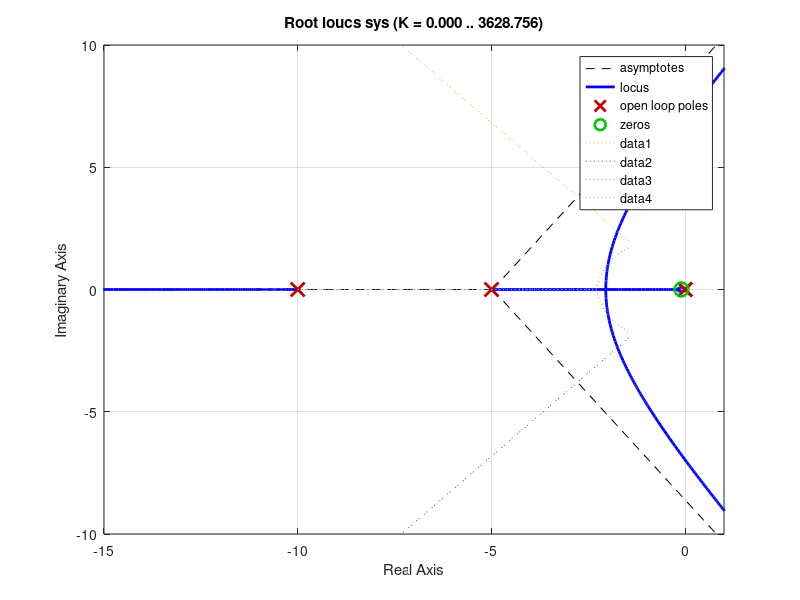

This chart was generated by the following MATLAB code:
% Chapter 10: Figure 10.35%%   Rotor winder control compensated system root locus %   with lag controller%%              s+0.1 %     Gc(s) = -------  . %              s+0.01 %numg=[1]; deng=[1 15 50 0]; sysg=tf(numg,deng);numgc=[1 0.1]; dengc=[1 0.01]; sysgc=tf(numgc,dengc);sys=series(sysgc,sysg);clf; rlocus(sys); hold on%zeta=0.5912; wn=2.2555;x=[-10:0.1:-zeta*wn]; y=-(sqrt(1-zeta^2)/zeta)*x;xc=[-10:0.1:-zeta*wn];c=sqrt(wn^2-xc.^2);plot(x,y,':',x,-y,':',xc,c,':',xc,-c,':')axis([-15,1,-10,10]);